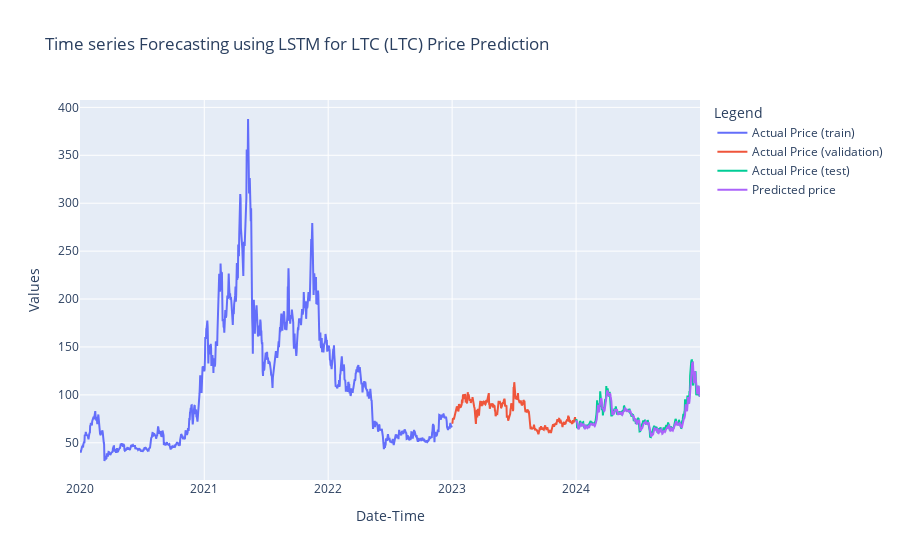

This figure's notebook cell:
### Code cell
# Plot the results
import plotly.graph_objects as go

fig = go.Figure()
fig.add_trace(go.Scatter(x=train.Date, y=train.Close, mode='lines', name='Actual Price (train)'))
fig.add_trace(go.Scatter(x=validation.Date, y=validation.Close, mode='lines', name='Actual Price (validation)'))
fig.add_trace(go.Scatter(x=test.Date, y=test.Close, mode='lines', name='Actual Price (test)'))
fig.add_trace(go.Scatter(x=test.Date, y=test.Predictions, mode='lines', name='Predicted price'))
fig.update_layout(
    title="Time series Forecasting using LSTM for LTC (LTC) Price Prediction",
    xaxis_title="Date-Time",
    yaxis_title="Values",
    legend_title="Legend",
)
fig.show()

### Figure 1 — Plotly figure (JSON) as saved in the notebook; plotly's stock layout.template omitted (floating-point values rounded to 4 significant figures; data arrays with more than 128 entries replaced by an {"elided": "..."} marker saying what was removed)
{"data": [{"mode": "lines", "name": "Actual Price (train)", "type": "scatter", "x": {"elided": "1096 str values"}, "y": {"elided": "1096 float values"}}, {"mode": "lines", "name": "Actual Price (validation)", "type": "scatter", "x": {"elided": "365 str values"}, "y": {"elided": "365 float values"}}, {"mode": "lines", "name": "Actual Price (test)", "type": "scatter", "x": {"elided": "366 str values"}, "y": {"elided": "366 float values"}}, {"mode": "lines", "name": "Predicted price", "type": "scatter", "x": {"elided": "366 str values"}, "y": {"elided": "366 float values"}}], "layout": {"legend": {"title": {"text": "Legend"}}, "title": {"text": "Time series Forecasting using LSTM for LTC (LTC) Price Prediction"}, "xaxis": {"title": {"text": "Date-Time"}}, "yaxis": {"title": {"text": "Values"}}}}
